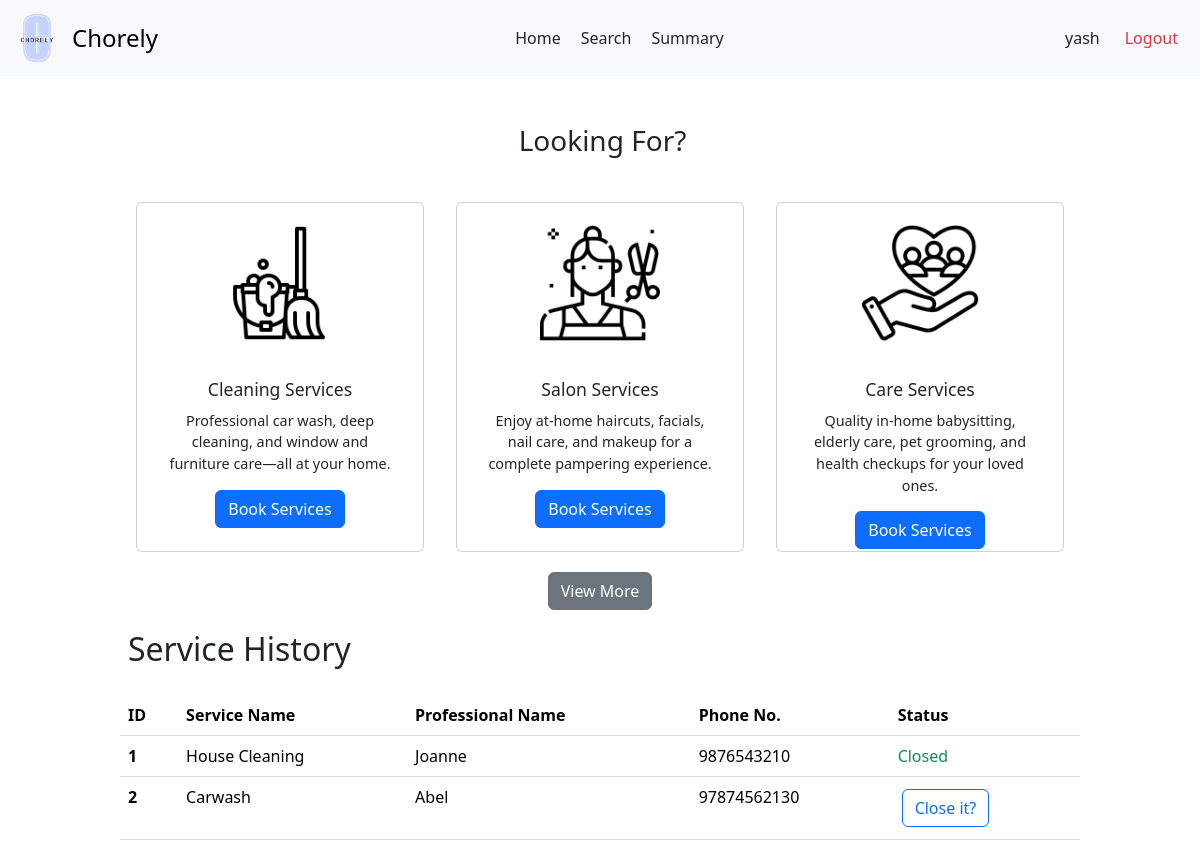
Screenshot of /user/customer/2 with the database file from the repository.
### backend/models.py (models this page shows)
class Users(db.Model):
  __tablename__ = 'Users'
  user_id = db.Column(db.Integer, primary_key=True, autoincrement=True)
  username = db.Column(db.String, unique=True, nullable=False)
  password = db.Column(db.String, nullable=False)
  role = db.Column(db.String, nullable=False)
  is_blocked = db.Column(db.Boolean, default=False)
  service_professional = db.relationship('ServiceProfessionals', backref='user', uselist=False)
  customer = db.relationship('Customers', backref='user', uselist=False)

class ServiceRequests(db.Model):
    __tablename__ = 'ServiceRequests'
    request_id = db.Column(db.Integer, primary_key=True, autoincrement=True)
    service_id = db.Column(db.Integer, db.ForeignKey('Services.service_id'), nullable=False)
    customer_id = db.Column(db.Integer, db.ForeignKey('Customers.customer_id'), nullable=False)
    professional_id = db.Column(db.Integer, db.ForeignKey('ServiceProfessionals.professional_id'))
    requested_service_date = db.Column(db.Date, default=date.today())
    date_of_request = db.Column(db.Date, default=date.today())
    date_of_completion = db.Column(db.Date)
    service_status = db.Column(db.String, default='requested')
    additional_requests = db.Column(db.String)
    remarks = db.Column(db.String)
    rating = db.Column(db.Float)

class Services(db.Model):
    __tablename__ = 'Services'
    service_id = db.Column(db.Integer, primary_key=True, autoincrement=True)
    name = db.Column(db.String, nullable=False)
    description = db.Column(db.String)
    base_price = db.Column(db.Float, nullable=False)
    time_required = db.Column(db.Integer)
    category = db.Column(db.String)
    service_professionals = db.relationship('ServiceProfessionals', backref='service')
    service_requests = db.relationship('ServiceRequests', backref='service')

class ServiceProfessionals(db.Model):
    __tablename__ = 'ServiceProfessionals'
    professional_id = db.Column(db.Integer, primary_key=True, autoincrement=True)
    user_id = db.Column(db.Integer, db.ForeignKey('Users.user_id'), unique=True, nullable=False)
    service_id = db.Column(db.Integer, db.ForeignKey('Services.service_id'), nullable=False)
    experience_years = db.Column(db.Integer)
    profile_verified = db.Column(db.Boolean, default=False)
    name = db.Column(db.String, nullable = False)
    phone = db.Column(db.String)
    address = db.Column(db.String)
    pin_code = db.Column(db.String)
    service_requests = db.relationship('ServiceRequests', backref='professional')

### backend/customerController.py (the view)
@app.route('/user/customer/<int:user_id>')
def customer_dash(user_id):
  user = Users.query.filter_by(user_id = user_id).first()
  customer = Customers.query.filter_by(user_id = user_id).first()
  return render_template('customer-dash.html', customer = customer, user = user, service_requests = customer.service_requests)

### templates/customer-dash.html (shortened to what this page needs)
<!DOCTYPE html>
<html lang="en">
<head>
  <link href="https://cdn.jsdelivr.net/npm/bootstrap@5.3.3/dist/css/bootstrap.min.css" rel="stylesheet">
  <link rel="stylesheet" href="{{ url_for('static', filename='customer-dash.css') }}">
  <link rel="stylesheet" href="{{ url_for('static', filename='navbar.css') }}">
</head>
<body>
  <nav class="navbar bg-body-tertiary">
    <div class="container-fluid">
      <a class="navbar-brand d-flex align-items-center" href="#" style="text-decoration: none;">
        <img src="{{ url_for('static', filename='logo.png') }}" alt="Chorely Logo" width="50" height="50" id="logo">
        <span style="font-size: 1.5rem;">Chorely</span>
      </a>
      <div style="display: flex;">
        <a class="nav-link active" aria-current="page" href="/user">Home</a>
        <a class="nav-link" href="/user/customer/{{ user.user_id }}">Search</a>
        <a class="nav-link" href="/user/{{ user.user_id }}/summary">Summary</a>
      </div>
      <div class="d-flex text text-end">
        <a class="nav-link" href="#">{{ user.username }}</a>
        <a class="nav-link text-danger" href="/userlogin">Logout</a>
      </div>
    </div>
  </nav>
  <div id="main">
    <div id="canvas">
      <br>
      <div class="container text-center">
        <h3 class="headings">Looking For?</h3>
        <div class="row g-4 justify-content-center" style="margin-top: 20px;">
          <div class="col">
            <div class="card custom-card mx-auto" style="width: 18rem;">
              <img src="{{ url_for('static', filename='cleaning.png') }}" class="card-img-top card-icon" alt="cleaning-mop">
              <div class="card-body">
                <h5 class="card-title">Cleaning Services</h5>
                <p class="card-text">Professional car wash, deep cleaning, and window and furniture care—all at your home.</p>
                <a href="/user/{{user.user_id}}/service/category/cleaning" class="btn btn-primary">Book Services</a>
              </div>
            </div>
          </div>
          <div class="col">
            <div class="card custom-card mx-auto" style="width: 18rem;">
              <img src="{{ url_for('static', filename='salon.png') }}" class="card-img-top card-icon" alt="cleaning-mop">
              <div class="card-body">
                <h5 class="card-title">Salon Services</h5>
                <p class="card-text">Enjoy at-home haircuts, facials, nail care, and makeup for a complete pampering experience.</p>
                <a href="/user/{{user.user_id}}/service/category/salon" class="btn btn-primary">Book Services</a>
              </div>
            </div>
          </div>
          <div class="col">
            <div class="card custom-card mx-auto" style="width: 18rem;">
              <img src="{{ url_for('static', filename='care.png') }}" class="card-img-top card-icon" alt="cleaning-mop">
              <div class="card-body">
                <h5 class="card-title">Care Services</h5>
                <p class="card-text">Quality in-home babysitting, elderly care, pet grooming, and health checkups for your loved ones.</p>
                <a href="/user/{{user.user_id}}/service/category/care" class="btn btn-primary">Book Services</a>
              </div>
            </div>
          </div>
        </div>
        <div style="text-align: center; margin: 20px;">
          <button class="btn btn-secondary">View More</button>
        </div>
      </div>
      <h2 class="headings">Service History</h2><br>
      {% if service_requests | length ==0 %}
        <div class="text text-center">
          <h5 class="headings">There are no services to display</h5>
        </div>
      {% else %}
        <div>
          <table class="table" style="margin-bottom: 50px;">
            <thead>
              <tr>
                <th scope="col">ID</th>
                <th scope="col">Service Name</th>
                <th scope="col">Professional Name</th>
                <th scope="col">Phone No.</th>
                <th scope="col">Status</th>
              </tr>
            </thead>
            <tbody>
              {% for request in service_requests %}
                <tr>
                  <th scope="row">{{ loop.index }}</th>
                  <td>{{ request.service.name }}</td>
                  {% if request.service_status == 'accepted' %}
                    <td>{{ request.professional.name }}</td>
                    <td>{{ request.professional.phone }}</td>
                    <td><a href="/user/{{ user.user_id }}/service/close/{{ request.request_id }}" class="btn btn-outline-primary">Close it?</a></td>
                  {% else %}
                    {% if request.service_status == 'requested' %}
                      <td>To be assigned</td>
                      <td> - </td>
                      <td><a href="/user/{{ user.user_id }}/service/cancel/{{ request.request_id }}" class="btn btn-danger">Cancel</a></td>
                    {% else %}
                      <td>{{ request.professional.name }}</td>
                      <td>{{ request.professional.phone }}</td>
                      <td class="text text-success">Closed</td>
                    {% endif %}
                  {% endif %}
                </tr>
              {% endfor %}
            </tbody>
          </table>
      {% endif %}
</body>
</html>

### static/customer-dash.css (style rules this page uses)
* { margin: 0px; }
#main, #canvas { margin-top: 90px; border: 2px none black; }
#canvas { width: 80%; margin: auto; height: 1000px; }
.headings { margin: 3px; padding-left: 5px; margin-top: 10px; }
td a { margin: 4px; }
table a { text-decoration: none; }
.card { height: 350px; padding: 10px; }
.card-img-top { margin-top: 10px; height: 120px; object-fit: scale-down; margin-bottom: 20px; }
.card-title { font-size: 1.1rem; margin-bottom: 10px; }
.card-text { font-size: 0.9rem; margin-bottom: 15px; }

### static/navbar.css (style rules this page uses)
#logo { object-fit: contain ; margin-right: 10px; filter: brightness(1.1) contrast(1.1) saturate(1.2); filter: contrast(100%); }
.text-end { margin-right: 10px; }
.navbar { position: fixed; background-color: white; top: 0; left: 0; right: 0; height: max-content; z-index: 1000; }

### rows the page displays
Users: username "yash"
ServiceRequests: service.name "House Cleaning", professional.name "Joanne", professional.phone "9876543210"
ServiceRequests: service.name "Carwash", professional.name "Abel", professional.phone "97874562130"
